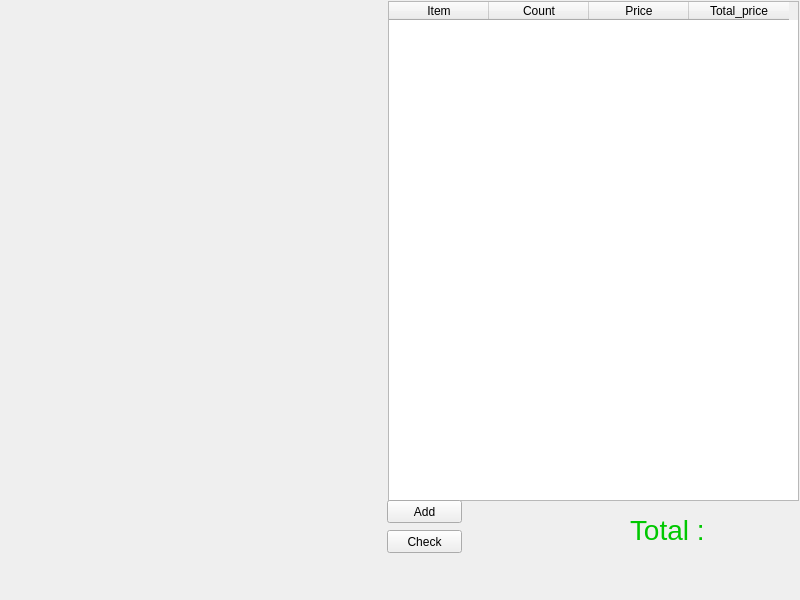
<?xml version="1.0" encoding="UTF-8"?>
<ui version="4.0">
 <class>MainWindow</class>
 <widget class="QMainWindow" name="MainWindow">
  <property name="geometry">
   <rect>
    <x>0</x>
    <y>0</y>
    <width>800</width>
    <height>600</height>
   </rect>
  </property>
  <property name="windowTitle">
   <string>MainWindow</string>
  </property>
  <widget class="QWidget" name="centralwidget">
   <widget class="QTableWidget" name="cashier_table">
    <property name="geometry">
     <rect>
      <x>388</x>
      <y>1</y>
      <width>411</width>
      <height>500</height>
     </rect>
    </property>
    <column>
     <property name="text">
      <string>Item</string>
     </property>
    </column>
    <column>
     <property name="text">
      <string>Count</string>
     </property>
    </column>
    <column>
     <property name="text">
      <string>Price</string>
     </property>
    </column>
    <column>
     <property name="text">
      <string>Total_price</string>
     </property>
    </column>
   </widget>
   <widget class="QLabel" name="cashier_total_lb">
    <property name="geometry">
     <rect>
      <x>630</x>
      <y>510</y>
      <width>165</width>
      <height>40</height>
     </rect>
    </property>
    <property name="font">
     <font>
      <pointsize>21</pointsize>
     </font>
    </property>
    <property name="styleSheet">
     <string notr="true">color: rgb(0, 200, 0);</string>
    </property>
    <property name="text">
     <string>Total : </string>
    </property>
   </widget>
   <widget class="QPushButton" name="add_bt">
    <property name="geometry">
     <rect>
      <x>387</x>
      <y>500</y>
      <width>75</width>
      <height>23</height>
     </rect>
    </property>
    <property name="text">
     <string>Add</string>
    </property>
   </widget>
   <widget class="QPushButton" name="pushButton_2">
    <property name="geometry">
     <rect>
      <x>387</x>
      <y>530</y>
      <width>75</width>
      <height>23</height>
     </rect>
    </property>
    <property name="text">
     <string>Check</string>
    </property>
   </widget>
  </widget>
  <widget class="QMenuBar" name="menubar">
   <property name="geometry">
    <rect>
     <x>0</x>
     <y>0</y>
     <width>800</width>
     <height>21</height>
    </rect>
   </property>
  </widget>
 </widget>
 <resources/>
 <connections/>
</ui>
